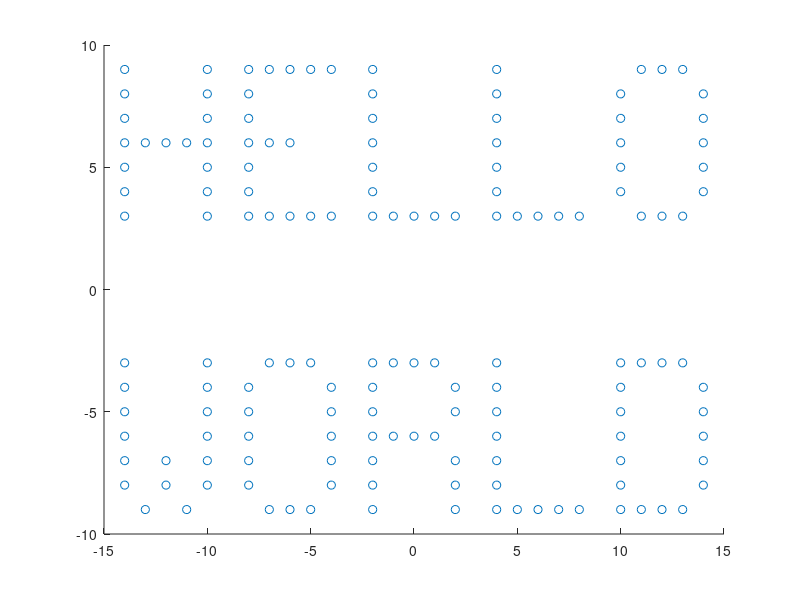
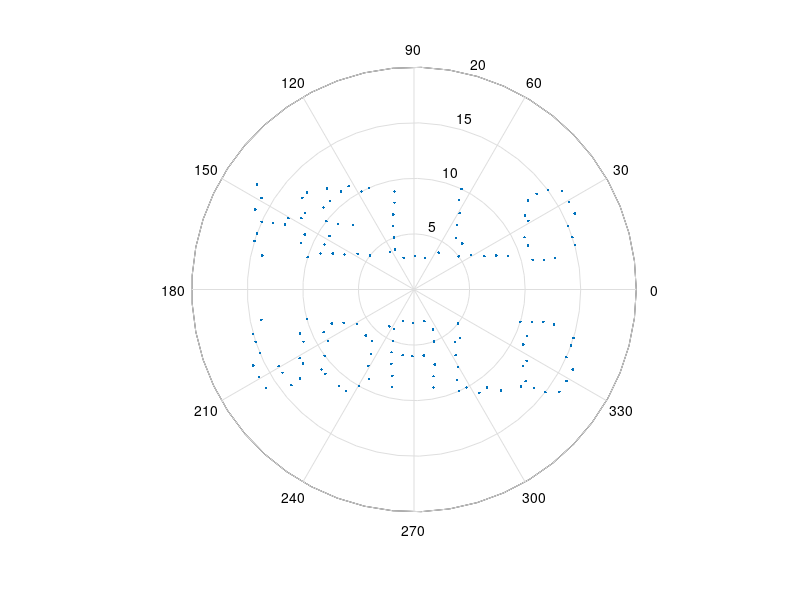

Recreate these plots in MATLAB, in order.
d = 18;                 
x = [-14*ones(1,7) -13 -12 -11 -10*ones(1,7) -8*ones(1,7) -7*ones(1,3) ...
     -6*ones(1,3) -5*ones(1,2) -4*ones(1,2) -2*ones(1,7) -1 0 1 2 ...
     4*ones(1,7) 5 6 7 8 10*ones(1,5) 11*ones(1,2) 12*ones(1,2) ...
     13*ones(1,2) 14*ones(1,5) -14*ones(1,6) -13 -12*ones(1,2) -11 ...
     -10*ones(1,6) -8*ones(1,5) -7*ones(1,2) -6*ones(1,2) -5*ones(1,2) ...
     -4*ones(1,5) -2*ones(1,7) -ones(1,2) zeros(1,2) ones(1,2) ...
     2*ones(1,5) 4*ones(1,7) 5 6 7 8 10*ones(1,7) 11*ones(1,2) ...
     12*ones(1,2) 13*ones(1,2) 14*ones(1,5)];
z = [3 4 5 6 7 8 9 6 6 6 3 4 5 6 7 8 9 3 4 5 6 7 8 9 3 6 9 3 6 9 ...
     3 9 3 9 3 4 5 6 7 8 9 3 3 3 3 3 4 5 6 7 8 9 3 3 3 3 4 5 6 7 ... 
     8 3 9 3 9 3 9 4 5 6 7 8 -3 -4 -5 -6 -7 -8 -9 -7 -8 -9 -3 -4 ...
     -5 -6 -7 -8 -4 -5 -6 -7 -8 -3 -9 -3 -9 -3 -9 -4 -5 -6 -7 -8 ...
     -3 -4 -5 -6 -7 -8 -9 -3 -6 -3 -6 -3 -6 -4 -5 -7 -8 -9 -3 -4 ...
     -5 -6 -7 -8 -9 -9 -9 -9 -9 -3 -4 -5 -6 -7 -8 -9 -3 -9 -3 -9 ...
     -3 -9 -4 -5 -6 -7 -8];             

scatter(x,z)

[Theta,Rho] = cart2pol(x,z);
Theta_bits = 256;
Theta_allowed = 0:(2*pi/Theta_bits):2*pi*(1-1/Theta_bits);
Rho_approx = round(Rho);
index = 0;
difference = (Theta_allowed(2)-Theta_allowed(1))/2;
Theta_approx = zeros(1,numel(Theta));
Theta_new = zeros(1,numel(Theta));

for i = 1:numel(Theta)
    if(Theta(i) < 0)
        Theta_new(i) = Theta(i) + (2*pi);
    else
        Theta_new(i) = Theta(i);
    end;
    for j = 1:numel(Theta_allowed) 
        if Theta_new(i) > Theta_allowed(j)
            index = j;
        end;
    end;
  if(index ~= 1)
    Theta_testLow = Theta_new(i)-difference-Theta_allowed(index-1);
    Theta_testHigh = Theta_allowed(index)-Theta_new(i)+difference;
    if(Theta_testLow < Theta_testHigh)
        Theta_approx(i) = Theta_allowed(index-1);
    else
        Theta_approx(i) = Theta_allowed(index);
    end;
  else
    Theta_approx(i) = Theta_allowed(index);
  end;
end;

R = Rho_approx - 3;
T = Theta_approx*Theta_bits/(2*pi);

n = length(T);
for j = 2:n
    pivot = T(j);
    pivot1 = R(j);
    i = j;
    while ((i > 1) && (T(i - 1) > pivot))
        T(i) = T(i - 1);
        R(i) = R(i - 1);
        i = i - 1;
    end;
    T(i) = pivot;
    R(i) = pivot1;
end;
figure();

polar(T*(2*pi)/Theta_bits, R+3, '.');